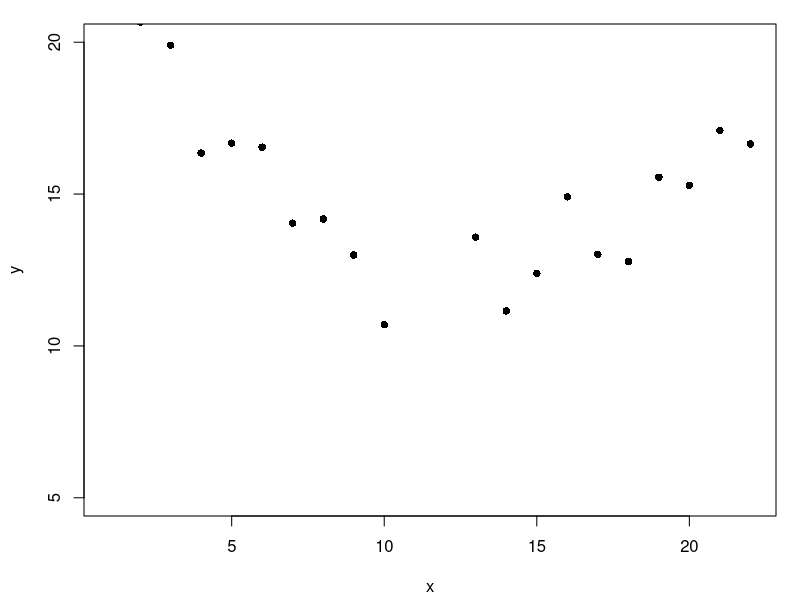
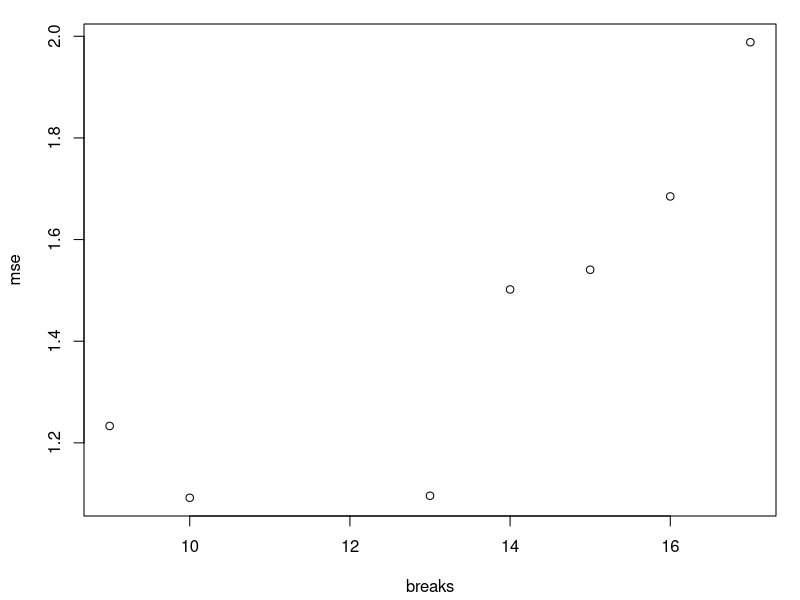
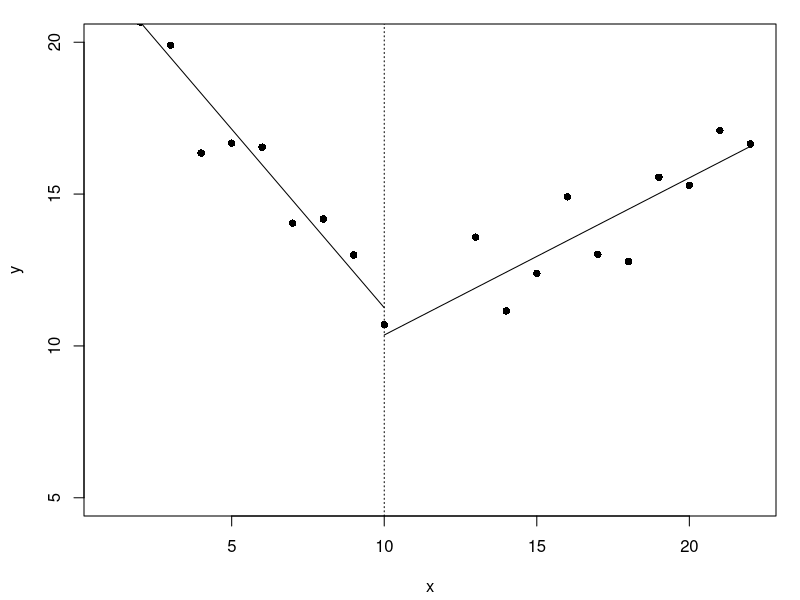
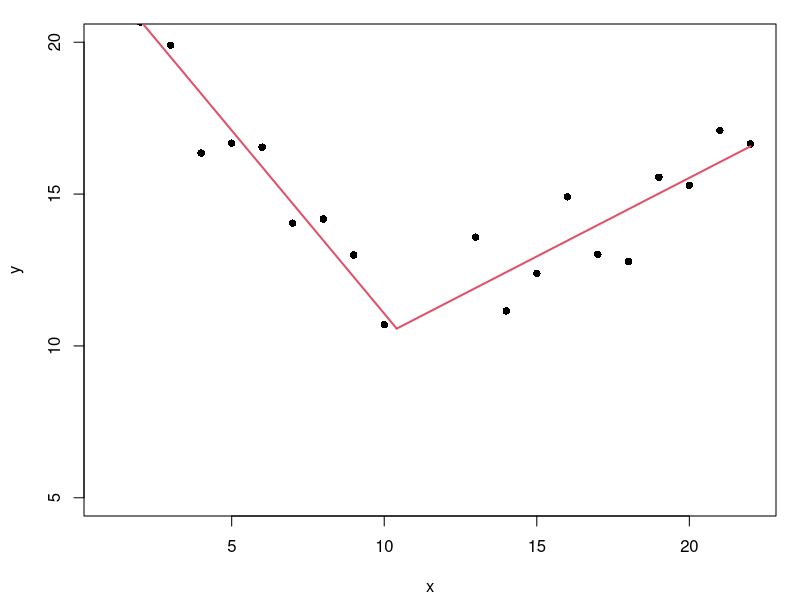

Reproduce these figures in R, in order.
## ---- chunk 1
x <- c(1:10, 13:22)
y <- numeric(20)
## Create first segment
y[1:10] <- 20:11 + rnorm(10, 0, 1.5)
## Create second segment
y[11:20] <- seq(11, 15, len=10) + rnorm(10, 0, 1.5)
## Plot it
par(mar=c(4,4,1,1)+0.2)
plot(x,y, ylim=c(5, 20), pch=16)
## ---- chunk 2
breaks <- x[which(x >= 9 & x <= 17)]

mse <- numeric(length(breaks))
for(i in 1:length(breaks)){
 piecewise1 <- lm(y ~ x*(x < breaks[i]) + x*(x>=breaks[i]))
 mse[i] <- summary(piecewise1)[6]
}
mse <- as.numeric(mse)
plot(breaks, mse)
## ---- chunk 3
break.point = breaks[which(mse==min(mse))]
paste("Break point is", break.point)

piecewise2 <- lm(y ~ x*(x < break.point) + x*(x > break.point))
summary(piecewise2)
## ---- chunk 4
cf <- coef(piecewise2)
plot(x,y, ylim=c(5, 20), pch=16)
curve((cf[1] + cf[3]) + (cf[2] + cf[5])*x, add=T, from=1, to=break.point)
curve((cf[1] + cf[4]) + cf[2]*x, add=T, from=break.point, to=max(x))
abline(v=break.point, lty=3)
## ---- chunk 5
library(segmented)
lin.mod <- lm(y~x)
segmented.mod <- segmented(lin.mod, seg.Z = ~x, psi=14)

summary(segmented.mod)
## ---- chunk 6
plot(x,y, pch=16, ylim=c(5,20))
plot(segmented.mod, add=T)
